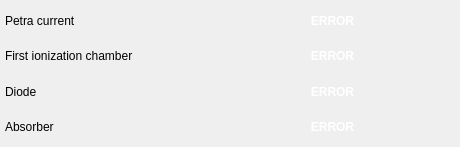
<?xml version="1.0" encoding="UTF-8"?>
<ui version="4.0">
 <class>Form</class>
 <widget class="QWidget" name="Form">
  <property name="geometry">
   <rect>
    <x>0</x>
    <y>0</y>
    <width>460</width>
    <height>147</height>
   </rect>
  </property>
  <property name="windowTitle">
   <string>Petra status monitor</string>
  </property>
  <layout class="QGridLayout" name="gridLayout">
   <property name="margin">
    <number>5</number>
   </property>
   <property name="spacing">
    <number>5</number>
   </property>
   <item row="0" column="0">
    <layout class="QVBoxLayout" name="verticalLayout_2">
     <item>
      <layout class="QHBoxLayout" name="horizontalLayout">
       <item>
        <widget class="QLabel" name="label">
         <property name="sizePolicy">
          <sizepolicy hsizetype="Fixed" vsizetype="Preferred">
           <horstretch>0</horstretch>
           <verstretch>0</verstretch>
          </sizepolicy>
         </property>
         <property name="minimumSize">
          <size>
           <width>200</width>
           <height>0</height>
          </size>
         </property>
         <property name="layoutDirection">
          <enum>Qt::LeftToRight</enum>
         </property>
         <property name="styleSheet">
          <string notr="true"/>
         </property>
         <property name="text">
          <string>Petra current</string>
         </property>
        </widget>
       </item>
       <item>
        <widget class="QLabel" name="label_5">
         <property name="styleSheet">
          <string notr="true">padding:5px;color:#fff;font-weight:bold</string>
         </property>
         <property name="text">
          <string>ERROR</string>
         </property>
         <property name="alignment">
          <set>Qt::AlignCenter</set>
         </property>
        </widget>
       </item>
      </layout>
     </item>
     <item>
      <layout class="QHBoxLayout" name="horizontalLayout_2">
       <item>
        <widget class="QLabel" name="label_2">
         <property name="sizePolicy">
          <sizepolicy hsizetype="Fixed" vsizetype="Preferred">
           <horstretch>0</horstretch>
           <verstretch>0</verstretch>
          </sizepolicy>
         </property>
         <property name="minimumSize">
          <size>
           <width>200</width>
           <height>0</height>
          </size>
         </property>
         <property name="layoutDirection">
          <enum>Qt::LeftToRight</enum>
         </property>
         <property name="text">
          <string>First ionization chamber</string>
         </property>
        </widget>
       </item>
       <item>
        <widget class="QLabel" name="label_6">
         <property name="styleSheet">
          <string notr="true">padding:5px;color:#fff;font-weight:bold</string>
         </property>
         <property name="text">
          <string>ERROR</string>
         </property>
         <property name="alignment">
          <set>Qt::AlignCenter</set>
         </property>
        </widget>
       </item>
      </layout>
     </item>
     <item>
      <layout class="QHBoxLayout" name="horizontalLayout_3">
       <item>
        <widget class="QLabel" name="label_3">
         <property name="sizePolicy">
          <sizepolicy hsizetype="Fixed" vsizetype="Preferred">
           <horstretch>0</horstretch>
           <verstretch>0</verstretch>
          </sizepolicy>
         </property>
         <property name="minimumSize">
          <size>
           <width>200</width>
           <height>0</height>
          </size>
         </property>
         <property name="layoutDirection">
          <enum>Qt::LeftToRight</enum>
         </property>
         <property name="text">
          <string>Diode</string>
         </property>
        </widget>
       </item>
       <item>
        <widget class="QLabel" name="label_7">
         <property name="styleSheet">
          <string notr="true">padding:5px;color:#fff;font-weight:bold</string>
         </property>
         <property name="text">
          <string>ERROR</string>
         </property>
         <property name="alignment">
          <set>Qt::AlignCenter</set>
         </property>
        </widget>
       </item>
      </layout>
     </item>
     <item>
      <layout class="QHBoxLayout" name="horizontalLayout_4">
       <item>
        <widget class="QLabel" name="label_4">
         <property name="sizePolicy">
          <sizepolicy hsizetype="Fixed" vsizetype="Preferred">
           <horstretch>0</horstretch>
           <verstretch>0</verstretch>
          </sizepolicy>
         </property>
         <property name="minimumSize">
          <size>
           <width>200</width>
           <height>0</height>
          </size>
         </property>
         <property name="layoutDirection">
          <enum>Qt::LeftToRight</enum>
         </property>
         <property name="text">
          <string>Absorber</string>
         </property>
        </widget>
       </item>
       <item>
        <widget class="QLabel" name="label_8">
         <property name="styleSheet">
          <string notr="true">padding:5px;color:#fff;font-weight:bold</string>
         </property>
         <property name="text">
          <string>ERROR</string>
         </property>
         <property name="textFormat">
          <enum>Qt::AutoText</enum>
         </property>
         <property name="scaledContents">
          <bool>false</bool>
         </property>
         <property name="alignment">
          <set>Qt::AlignCenter</set>
         </property>
        </widget>
       </item>
      </layout>
     </item>
    </layout>
   </item>
  </layout>
 </widget>
 <resources/>
 <connections/>
</ui>
